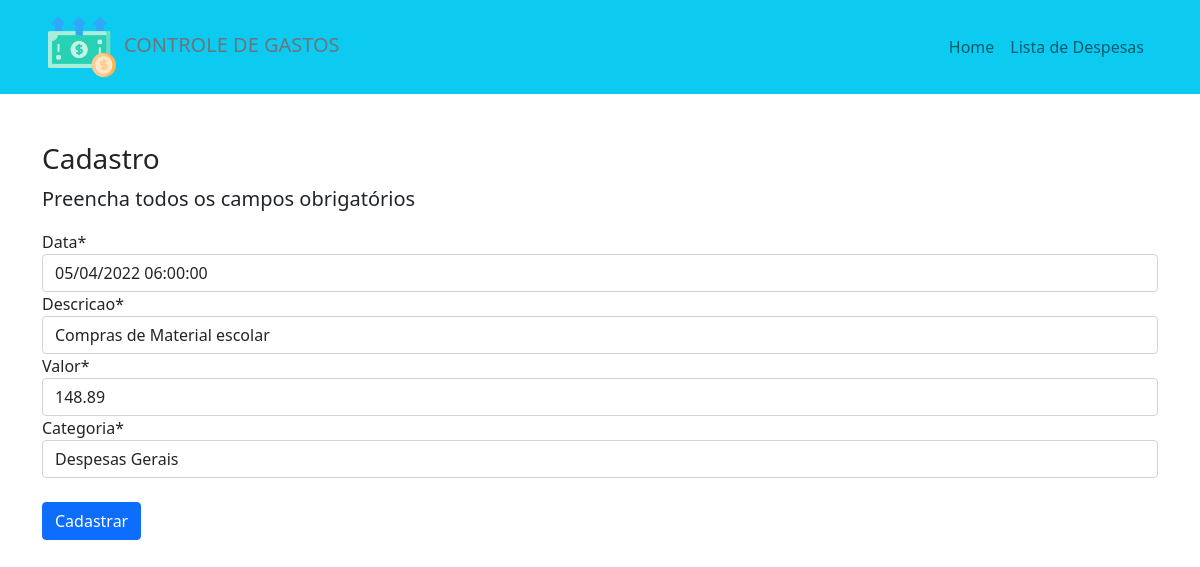
Before: /update/transacao/8/ with the older database file.
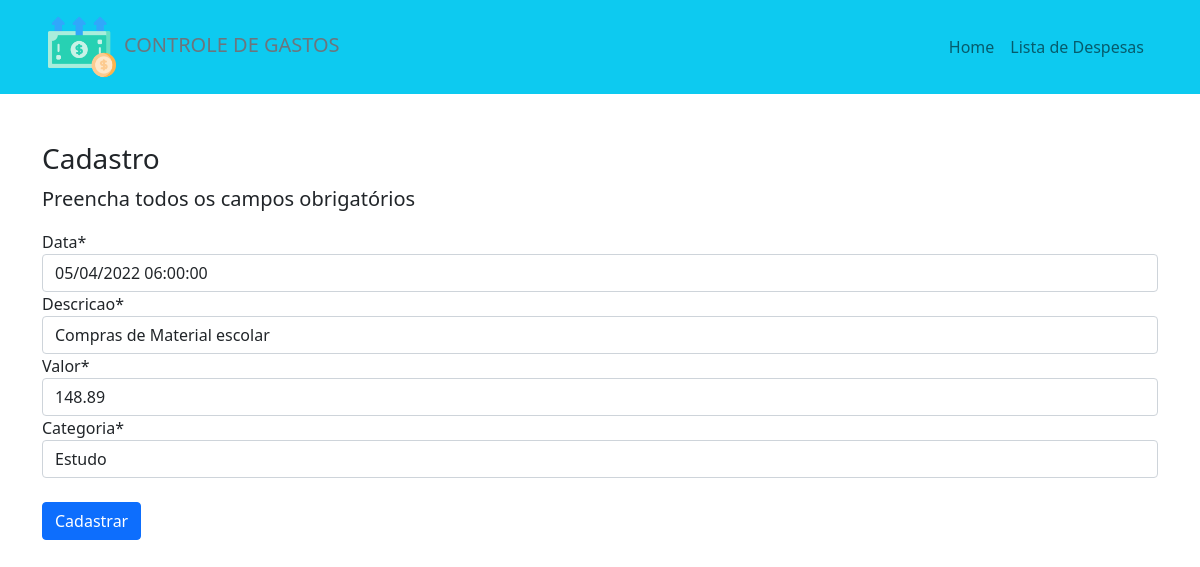
After: the same page with the newer database file.
### paginas/models.py (models this page shows, shortened)
class Transacao(models.Model):
    data = models.DateTimeField()
    descricao= models.CharField(max_length=200)
    valor = models.DecimalField(max_digits=7, decimal_places=2)
    categoria = models.ForeignKey(Categoria, on_delete=models.CASCADE)
    observacoes = models.TextField(null=True, blank=True)
    class Meta:
        verbose_name_plural = 'Transacoes'

### paginas/views.py (the view)
# urls.py: path('update/transacao/<int:pk>/', TransacaoUpdate.as_view(), name='update_transacao'),
class TransacaoUpdate(UpdateView):
    model = Transacao
    fields = ['data', 'descricao', 'valor', 'categoria']
    template_name = 'form.html'
    success_url = reverse_lazy('list_transacao')

### paginas/models.py (called while the page is built)
    def __str__(self):
        return self.nome

### paginas/templates/form.html (shortened to what this page needs)
{% extends 'modelo.html' %}
{% load static %}
{% load crispy_forms_tags %}
{% block conteudo %}
<div class="container my-5">
    <h3>Cadastro</h3>
    <p class="lead">
        Preencha todos os campos obrigatórios
    </p>
    <form action="" method="POST">
        {{ form|crispy }}
        <button type="submit" class="btn btn-primary mt-4">Cadastrar</button>
    </form>
</div>
{% endblock %}

### paginas/templates/modelo.html (shortened to what this page needs)
{% load static %}
<!DOCTYPE html>
<html lang="pt-br">
<head>
    <link rel="stylesheet" href="{% static 'css/bootstrap.min.css' %}">
</head>
<body>
    {% block menu %}
    <nav class="navbar navbar-expand-lg navbar-light bg-info px-5">
        <a class="navbar-brand" href="#"><img src="{% static 'img/logo1.png' %}" width="68"><span class="ps-2 text-uppercase text-secondary">Controle de gastos</span></a>
        <div class="collapse navbar-collapse d-flex justify-content-end" id="navbarNav">
          <ul class="navbar-nav ">
            <li class="nav-item active">
              <a class="nav-link" href="{% url 'index' %}">Home</a>
            </li>
            <li class="nav-item">
              <a class="nav-link" href="{% url 'list_transacao' %}">Lista de Despesas</a>
            </li>
          </ul>
        </div>
      </nav>
    {% endblock %}
    {% block conteudo %}{% endblock %}
    <link rel="stylesheet" href="{% static 'js/bootstrap.min.js' %}">
</body>
</html>

Changed rows visible on the page:
changed Transacao "Compras de Material escolar": categoria "Despesas Gerais" → "Estudo"
